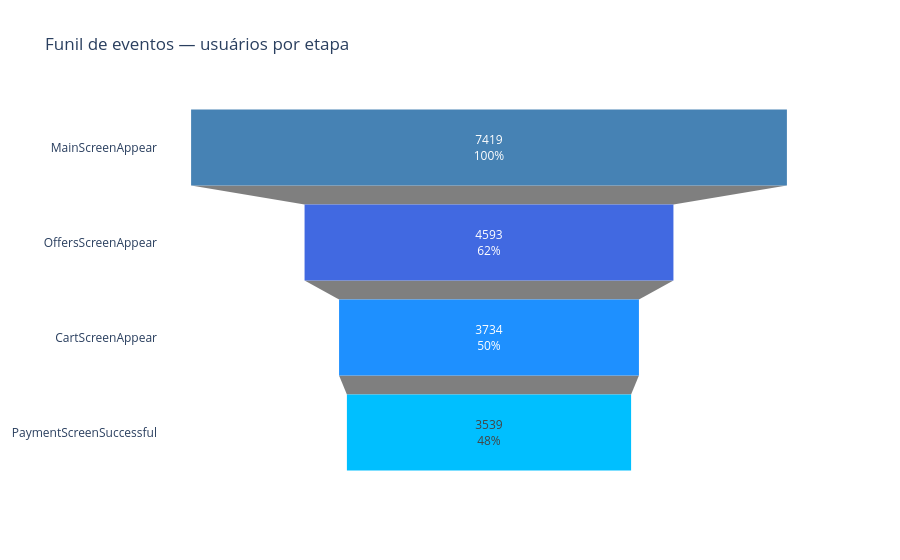

The notebook cell saved with this chart:
### Markdown cell above
## Funil de eventos

### Eventos ordenados por número de usuários

| Evento | Usuários | % do total |
|---|---|---|
| **MainScreenAppear** | 7.419 | 98,47% |
| **OffersScreenAppear** | 4.593 | 60,96% |
| **CartScreenAppear** | 3.734 | 49,56% |
| **PaymentScreenSuccessful** | 3.539 | 46,97% |
| **Tutorial** | 840 | 11,15% |

### Sequência lógica do funil
A sequência natural de compra é:
1. MainScreenAppear → tela inicial
2. OffersScreenAppear → tela de ofertas
3. CartScreenAppear → tela do carrinho
4. PaymentScreenSuccessful → pagamento concluído

O **Tutorial** não faz parte do funil principal pois é acessado
por apenas 11% dos usuários de forma independente.

### Code cell
funil = eventos[eventos['event_name'] != 'Tutorial'].sort_values('users', ascending=False)

fig = go.Figure(go.Funnel(
    y=funil['event_name'],
    x=funil['users'],
    textinfo='value+percent initial',
    marker_color=['steelblue', 'royalblue', 'dodgerblue', 'deepskyblue']
))

fig.update_layout(
    title='Funil de eventos — usuários por etapa',
    template='plotly_white'
)

fig.show()

### Figure 1 — Plotly figure (JSON) as saved in the notebook; plotly's stock layout.template omitted (floating-point values rounded to 4 significant figures)
{"data": [{"marker": {"color": ["steelblue", "royalblue", "dodgerblue", "deepskyblue"]}, "textinfo": "value+percent initial", "type": "funnel", "x": [7419, 4593, 3734, 3539], "y": ["MainScreenAppear", "OffersScreenAppear", "CartScreenAppear", "PaymentScreenSuccessful"]}], "layout": {"title": {"text": "Funil de eventos — usuários por etapa"}}}
